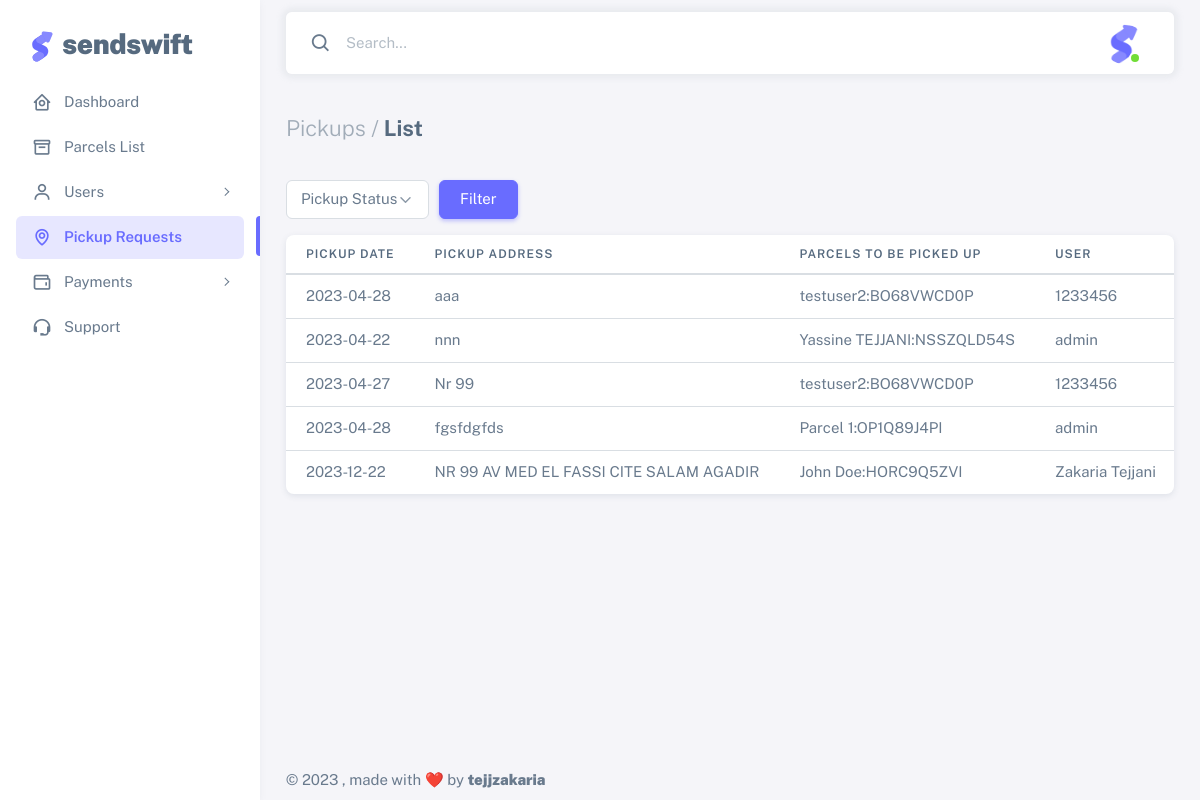
The page /admin/pickupHistory.php on the database its author committed.
### tables this page shows
CREATE TABLE `pickupRequests` (
  `id` int(11) NOT NULL,
  `pickupDate` date NOT NULL,
  `pickupAddress` varchar(255) NOT NULL,
  `parcelsToBePickedup` text NOT NULL,
  `userID` int(11) NOT NULL,
  `requestStatus` varchar(255) DEFAULT NULL
);

CREATE TABLE `users` (
  `id` int(11) UNSIGNED NOT NULL,
  `email` varchar(255) DEFAULT NULL,
  `password` varchar(255) NOT NULL,
  `username` varchar(255) DEFAULT NULL,
  `fullName` varchar(255) DEFAULT NULL,
  `idNumber` varchar(255) DEFAULT NULL,
  `phoneNumber` varchar(255) DEFAULT NULL,
  `businessName` varchar(255) DEFAULT NULL,
  `city` varchar(255) DEFAULT NULL,
  `address` varchar(255) DEFAULT NULL,
  `websiteLink` varchar(255) DEFAULT NULL,
  `bankName` varchar(255) DEFAULT NULL,
  `accountNumber` varchar(255) DEFAULT NULL
);

### admin/pickupHistory.php (the view, shortened to what this page needs)
<?php
include "../config.php";
$sql = "SELECT pickupRequests.*, users.fullName FROM pickupRequests JOIN users ON pickupRequests.userID = users.id";
$pickup_status_filter = "";
$result = mysqli_query($conn, $sql);
$table_data = "";
while($row = mysqli_fetch_assoc($result)) {
  if ($row['requestStatus'] == "completed") {
    $payment_class = "badge bg-label-success me-1";
  } else if($row['requestStatus'] == "pending"){
    $payment_class = "badge bg-label-info me-1";
  }
  $table_data .= "<tr>
            <td>" . $row['pickupDate'] . "</td>
            <td>" . $row['pickupAddress'] . "</td>
            <td>" . $row['parcelsToBePickedup'] . "</td>
            <td>" . $row['fullName'] . "</td>
            <td><span class='" . $payment_class . "'>" . $row['requestStatus'] . "</span></td>
            <td>
                <a href='editPickupRequest.php?id=" . $row['id'] . "'>Edit</a> |
                <a href='deletePickupRequest.php?id=" . $row['id'] . "'>Delete</a>
            </td>
          </tr>";
}
?>
<!DOCTYPE html>
<html lang="en" class="light-style layout-menu-fixed" dir="ltr" data-theme="theme-default" data-assets-path="../assets/"
  data-template="vertical-menu-template-free">
<head>
  <link rel="stylesheet" href="../assets/vendor/fonts/boxicons.css" />
  <link rel="stylesheet" href="../assets/vendor/css/core.css" class="template-customizer-core-css" />
  <link rel="stylesheet" href="../assets/vendor/css/theme-default.css" class="template-customizer-theme-css" />
  <link rel="stylesheet" href="../assets/css/demo.css" />
  <link rel="stylesheet" href="../assets/vendor/libs/perfect-scrollbar/perfect-scrollbar.css" />
  <link rel="stylesheet" href="../assets/vendor/libs/apex-charts/apex-charts.css" />
</head>
<body>
  <div class="layout-wrapper layout-content-navbar">
    <div class="layout-container">
      <aside id="layout-menu" class="layout-menu menu-vertical menu bg-menu-theme">
        <div class="app-brand demo">
          <a href="index.html" class="app-brand-link">
            <span class="app-brand-logo demo">
            </span>
            <span class="app-brand-text demo menu-text fw-bolder ms-2">SendSwift</span>
          </a>
        </div>
        <ul class="menu-inner py-1">
          <li class="menu-item <?php if (basename($_SERVER['PHP_SELF']) == 'dashboard.php') {
            echo 'active';
          } ?>">
            <a href="dashboard.php" class="menu-link">
              <i class="menu-icon tf-icons bx bx-home-circle"></i>
              <div data-i18n="Analytics">Dashboard</div>
            </a>
          </li>
          <li class="menu-item <?php if (basename($_SERVER['PHP_SELF']) == 'viewParcels.php') {
            echo 'active';
          } ?>">
            <a href="viewParcels.php" class="menu-link">
              <i class="menu-icon tf-icons bx bx-box"></i>
              <div data-i18n="Analytics">Parcels List</div>
            </a>
          </li>
          <li class="menu-item <?php if (basename($_SERVER['PHP_SELF']) == 'viewUsers.php' || basename($_SERVER['PHP_SELF']) == 'addNewUser.php') {
            echo 'active';
          } ?> <?php if (basename($_SERVER['PHP_SELF']) == 'viewUsers.php' || basename($_SERVER['PHP_SELF']) == 'addNewUser.php') {
              echo 'open';
            } ?>">
            <a href="javascript:void(0)" class="menu-link menu-toggle">
              <i class="menu-icon tf-icons bx bx-user"></i>
              <div data-i18n="User interface">Users</div>
            </a>
          </li>
          <li class="menu-item <?php if (basename($_SERVER['PHP_SELF']) == 'pickupHistory.php') {
            echo 'active';
          } ?>">
            <a href="pickupHistory.php" class="menu-link">
              <i class="menu-icon tf-icons bx bx-map"></i>
              <div data-i18n="Analytics">Pickup Requests</div>
            </a>
          </li>
          <li class="menu-item <?php if (basename($_SERVER['PHP_SELF']) == 'paymentsHistory.php' || basename($_SERVER['PHP_SELF']) == 'addNewPayment.php') {
            echo 'active';
          } ?> <?php if (basename($_SERVER['PHP_SELF']) == 'paymentsHistory.php' || basename($_SERVER['PHP_SELF']) == 'addNewPayment.php') {
              echo 'open';
            } ?>">
            <a href="javascript:void(0)" class="menu-link menu-toggle">
              <i class="menu-icon tf-icons bx bx-wallet"></i>
              <div data-i18n="User interface">Payments</div>
            </a>
          </li>
          <li class="menu-item <?php if (basename($_SERVER['PHP_SELF']) == 'support.php') {
            echo 'active';
          } ?>">
            <a href="support.php" class="menu-link">
              <i class="menu-icon tf-icons bx bx-support"></i>
              <div data-i18n="Support">Support</div>
            </a>
          </li>
        </ul>
      </aside>
      <div class="layout-page">
        <nav
          class="layout-navbar container-xxl navbar navbar-expand-xl navbar-detached align-items-center bg-navbar-theme"
          id="layout-navbar">
          <div class="navbar-nav-right d-flex align-items-center" id="navbar-collapse">
            <div class="navbar-nav align-items-center">
              <div class="nav-item d-flex align-items-center">
                <i class="bx bx-search fs-4 lh-0"></i>
                <input type="text" class="form-control border-0 shadow-none" placeholder="Search..."
                  aria-label="Search..." />
              </div>
            </div>
            <ul class="navbar-nav flex-row align-items-center ms-auto">
              <li class="nav-item navbar-dropdown dropdown-user dropdown">
                <a class="nav-link dropdown-toggle hide-arrow" href="javascript:void(0);" data-bs-toggle="dropdown">
                  <div class="avatar avatar-online">
                    <img src="../assets/img/favicon/favicon.ico" alt class="w-px-40 h-auto rounded-circle" />
                  </div>
                </a>
              </li>
            </ul>
          </div>
        </nav>
        <div class="content-wrapper">
          <div class="container-xxl flex-grow-1 container-p-y">
            <h4 class="fw-bold py-3 mb-4"><span class="text-muted fw-light">Pickups /</span> List</h4>
            <div class="mb-3" style="display:flex;align-items:center;">
                        <form method="POST" style="display:flex;align-items:center;">
                        <select id="defaultSelect" class="form-select" style="width: 150%; margin-right: 10px;" name="pickupStatus">
  <option disabled <?php if(empty($pickup_status_filter)) {echo "selected";} ?>>Pickup Status</option>
</select>
                        <input class="btn btn-primary" type="submit" name="filter" value="Filter">
        </form>
                      </div>
            <div class="card">
              <div class="table-responsive text-nowrap">
                <table class="table">
                  <thead>
                    <tr>
                      <th>Pickup Date</th>
                      <th>Pickup Address</th>
                      <th>Parcels to be picked up</th>
                      <th>User</th>
                    </tr>
                  </thead>
                  <tbody class="table-border-bottom-0">
                    <?php echo $table_data; ?>
                  </tbody>
                </table>
              </div>
            </div>
          </div>
          <footer class="content-footer footer bg-footer-theme">
            <div class="container-xxl d-flex flex-wrap justify-content-between py-2 flex-md-row flex-column">
              <div class="mb-2 mb-md-0">
                ©
                , made with ❤️ by
                <a href="" target="_blank" class="footer-link fw-bolder">tejjzakaria</a>
              </div>
            </div>
          </footer>
        </div>
      </div>
    </div>
  </div>
</body>
</html>

### assets/css/demo.css (style rules this page uses)
.menu .app-brand.demo { height: 64px; margin-top: 12px; }
.app-brand-logo.demo svg { width: 22px; height: 38px; }
.app-brand-text.demo { font-size: 1.75rem; letter-spacing: -0.5px; text-transform: lowercase; }

### rows shown on the page
pickuprequests: pickupDate "2023-04-28", pickupAddress "aaa", parcelsToBePickedup "testuser2:BO68VWCD0P", userID.fullName "1233456"
pickuprequests: pickupDate "2023-04-22", pickupAddress "nnn", parcelsToBePickedup "Yassine TEJJANI:NSSZQLD54S", userID.fullName "admin"
pickuprequests: pickupDate "2023-04-27", pickupAddress "Nr 99", parcelsToBePickedup "testuser2:BO68VWCD0P", userID.fullName "1233456"
pickuprequests: pickupDate "2023-04-28", pickupAddress "fgsfdgfds", parcelsToBePickedup "Parcel 1:OP1Q89J4PI", userID.fullName "admin"
pickuprequests: pickupDate "2023-12-22", pickupAddress "NR 99 AV MED EL FASSI CITE SALAM AGADIR", parcelsToBePickedup "John Doe:HORC9Q5ZVI", userID.fullName "Zakaria Tejjani"
